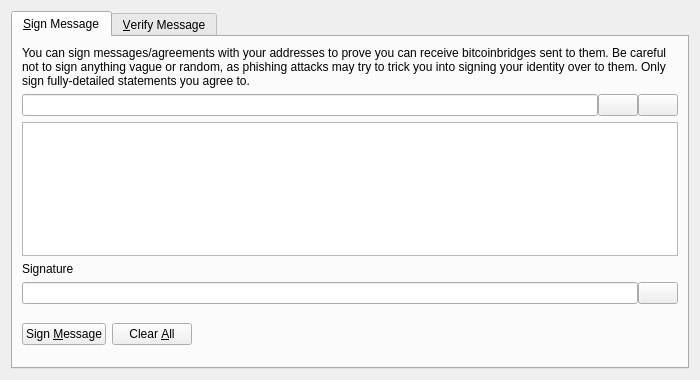
<?xml version="1.0" encoding="UTF-8"?>
<ui version="4.0">
 <class>SignVerifyMessageDialog</class>
 <widget class="QDialog" name="SignVerifyMessageDialog">
  <property name="geometry">
   <rect>
    <x>0</x>
    <y>0</y>
    <width>700</width>
    <height>380</height>
   </rect>
  </property>
  <property name="windowTitle">
   <string>Signatures - Sign / Verify a Message</string>
  </property>
  <property name="modal">
   <bool>true</bool>
  </property>
  <layout class="QVBoxLayout" name="verticalLayout">
   <item>
    <widget class="QTabWidget" name="tabWidget">
     <property name="currentIndex">
      <number>0</number>
     </property>
     <widget class="QWidget" name="tabSignMessage">
      <attribute name="title">
       <string>&amp;Sign Message</string>
      </attribute>
      <layout class="QVBoxLayout" name="verticalLayout_SM">
       <item>
        <widget class="QLabel" name="infoLabel_SM">
         <property name="text">
          <string>You can sign messages/agreements with your addresses to prove you can receive bitcoinbridges sent to them. Be careful not to sign anything vague or random, as phishing attacks may try to trick you into signing your identity over to them. Only sign fully-detailed statements you agree to.</string>
         </property>
         <property name="textFormat">
          <enum>Qt::PlainText</enum>
         </property>
         <property name="wordWrap">
          <bool>true</bool>
         </property>
        </widget>
       </item>
       <item>
        <layout class="QHBoxLayout" name="horizontalLayout_1_SM">
         <property name="spacing">
          <number>0</number>
         </property>
         <item>
          <widget class="QValidatedLineEdit" name="addressIn_SM">
           <property name="toolTip">
            <string>The BitcoinBridge address to sign the message with</string>
           </property>
          </widget>
         </item>
         <item>
          <widget class="QPushButton" name="addressBookButton_SM">
           <property name="toolTip">
            <string>Choose previously used address</string>
           </property>
           <property name="text">
            <string/>
           </property>
           <property name="icon">
            <iconset resource="../bitcoinbridge.qrc">
             <normaloff>:/icons/address-book</normaloff>:/icons/address-book</iconset>
           </property>
           <property name="shortcut">
            <string>Alt+A</string>
           </property>
           <property name="autoDefault">
            <bool>false</bool>
           </property>
          </widget>
         </item>
         <item>
          <widget class="QPushButton" name="pasteButton_SM">
           <property name="toolTip">
            <string>Paste address from clipboard</string>
           </property>
           <property name="text">
            <string/>
           </property>
           <property name="icon">
            <iconset resource="../bitcoinbridge.qrc">
             <normaloff>:/icons/editpaste</normaloff>:/icons/editpaste</iconset>
           </property>
           <property name="shortcut">
            <string>Alt+P</string>
           </property>
           <property name="autoDefault">
            <bool>false</bool>
           </property>
          </widget>
         </item>
        </layout>
       </item>
       <item>
        <widget class="QPlainTextEdit" name="messageIn_SM">
         <property name="toolTip">
          <string>Enter the message you want to sign here</string>
         </property>
        </widget>
       </item>
       <item>
        <widget class="QLabel" name="signatureLabel_SM">
         <property name="text">
          <string>Signature</string>
         </property>
         <property name="textFormat">
          <enum>Qt::PlainText</enum>
         </property>
        </widget>
       </item>
       <item>
        <layout class="QHBoxLayout" name="horizontalLayout_2_SM">
         <property name="spacing">
          <number>0</number>
         </property>
         <item>
          <widget class="QLineEdit" name="signatureOut_SM">
           <property name="font">
            <font>
             <italic>true</italic>
            </font>
           </property>
           <property name="readOnly">
            <bool>true</bool>
           </property>
          </widget>
         </item>
         <item>
          <widget class="QPushButton" name="copySignatureButton_SM">
           <property name="toolTip">
            <string>Copy the current signature to the system clipboard</string>
           </property>
           <property name="text">
            <string/>
           </property>
           <property name="icon">
            <iconset resource="../bitcoinbridge.qrc">
             <normaloff>:/icons/editcopy</normaloff>:/icons/editcopy</iconset>
           </property>
           <property name="autoDefault">
            <bool>false</bool>
           </property>
          </widget>
         </item>
        </layout>
       </item>
       <item>
        <layout class="QHBoxLayout" name="horizontalLayout_3_SM">
         <item>
          <widget class="QPushButton" name="signMessageButton_SM">
           <property name="toolTip">
            <string>Sign the message to prove you own this BitcoinBridge address</string>
           </property>
           <property name="text">
            <string>Sign &amp;Message</string>
           </property>
           <property name="icon">
            <iconset resource="../bitcoinbridge.qrc">
             <normaloff>:/icons/edit</normaloff>:/icons/edit</iconset>
           </property>
           <property name="autoDefault">
            <bool>false</bool>
           </property>
          </widget>
         </item>
         <item>
          <widget class="QPushButton" name="clearButton_SM">
           <property name="toolTip">
            <string>Reset all sign message fields</string>
           </property>
           <property name="text">
            <string>Clear &amp;All</string>
           </property>
           <property name="icon">
            <iconset resource="../bitcoinbridge.qrc">
             <normaloff>:/icons/remove</normaloff>:/icons/remove</iconset>
           </property>
           <property name="autoDefault">
            <bool>false</bool>
           </property>
          </widget>
         </item>
         <item>
          <spacer name="horizontalSpacer_1_SM">
           <property name="orientation">
            <enum>Qt::Horizontal</enum>
           </property>
           <property name="sizeHint" stdset="0">
            <size>
             <width>40</width>
             <height>48</height>
            </size>
           </property>
          </spacer>
         </item>
         <item>
          <widget class="QLabel" name="statusLabel_SM">
           <property name="font">
            <font>
             <weight>75</weight>
             <bold>true</bold>
            </font>
           </property>
           <property name="text">
            <string/>
           </property>
           <property name="wordWrap">
            <bool>true</bool>
           </property>
          </widget>
         </item>
         <item>
          <spacer name="horizontalSpacer_2_SM">
           <property name="orientation">
            <enum>Qt::Horizontal</enum>
           </property>
           <property name="sizeHint" stdset="0">
            <size>
             <width>40</width>
             <height>48</height>
            </size>
           </property>
          </spacer>
         </item>
        </layout>
       </item>
      </layout>
     </widget>
     <widget class="QWidget" name="tabVerifyMessage">
      <attribute name="title">
       <string>&amp;Verify Message</string>
      </attribute>
      <layout class="QVBoxLayout" name="verticalLayout_VM">
       <item>
        <widget class="QLabel" name="infoLabel_VM">
         <property name="text">
          <string>Enter the receiver's address, message (ensure you copy line breaks, spaces, tabs, etc. exactly) and signature below to verify the message. Be careful not to read more into the signature than what is in the signed message itself, to avoid being tricked by a man-in-the-middle attack. Note that this only proves the signing party receives with the address, it cannot prove sendership of any transaction!</string>
         </property>
         <property name="textFormat">
          <enum>Qt::PlainText</enum>
         </property>
         <property name="alignment">
          <set>Qt::AlignLeading|Qt::AlignLeft|Qt::AlignTop</set>
         </property>
         <property name="wordWrap">
          <bool>true</bool>
         </property>
        </widget>
       </item>
       <item>
        <layout class="QHBoxLayout" name="horizontalLayout_1_VM">
         <property name="spacing">
          <number>0</number>
         </property>
         <item>
          <widget class="QValidatedLineEdit" name="addressIn_VM">
           <property name="toolTip">
            <string>The BitcoinBridge address the message was signed with</string>
           </property>
          </widget>
         </item>
         <item>
          <widget class="QPushButton" name="addressBookButton_VM">
           <property name="toolTip">
            <string>Choose previously used address</string>
           </property>
           <property name="text">
            <string/>
           </property>
           <property name="icon">
            <iconset resource="../bitcoinbridge.qrc">
             <normaloff>:/icons/address-book</normaloff>:/icons/address-book</iconset>
           </property>
           <property name="shortcut">
            <string>Alt+A</string>
           </property>
           <property name="autoDefault">
            <bool>false</bool>
           </property>
          </widget>
         </item>
        </layout>
       </item>
       <item>
        <widget class="QPlainTextEdit" name="messageIn_VM"/>
       </item>
       <item>
        <widget class="QValidatedLineEdit" name="signatureIn_VM"/>
       </item>
       <item>
        <layout class="QHBoxLayout" name="horizontalLayout_2_VM">
         <item>
          <widget class="QPushButton" name="verifyMessageButton_VM">
           <property name="toolTip">
            <string>Verify the message to ensure it was signed with the specified BitcoinBridge address</string>
           </property>
           <property name="text">
            <string>Verify &amp;Message</string>
           </property>
           <property name="icon">
            <iconset resource="../bitcoinbridge.qrc">
             <normaloff>:/icons/transaction_0</normaloff>:/icons/transaction_0</iconset>
           </property>
           <property name="autoDefault">
            <bool>false</bool>
           </property>
          </widget>
         </item>
         <item>
          <widget class="QPushButton" name="clearButton_VM">
           <property name="toolTip">
            <string>Reset all verify message fields</string>
           </property>
           <property name="text">
            <string>Clear &amp;All</string>
           </property>
           <property name="icon">
            <iconset resource="../bitcoinbridge.qrc">
             <normaloff>:/icons/remove</normaloff>:/icons/remove</iconset>
           </property>
           <property name="autoDefault">
            <bool>false</bool>
           </property>
          </widget>
         </item>
         <item>
          <spacer name="horizontalSpacer_1_VM">
           <property name="orientation">
            <enum>Qt::Horizontal</enum>
           </property>
           <property name="sizeHint" stdset="0">
            <size>
             <width>40</width>
             <height>48</height>
            </size>
           </property>
          </spacer>
         </item>
         <item>
          <widget class="QLabel" name="statusLabel_VM">
           <property name="font">
            <font>
             <weight>75</weight>
             <bold>true</bold>
            </font>
           </property>
           <property name="text">
            <string/>
           </property>
           <property name="wordWrap">
            <bool>true</bool>
           </property>
          </widget>
         </item>
         <item>
          <spacer name="horizontalSpacer_2_VM">
           <property name="orientation">
            <enum>Qt::Horizontal</enum>
           </property>
           <property name="sizeHint" stdset="0">
            <size>
             <width>40</width>
             <height>48</height>
            </size>
           </property>
          </spacer>
         </item>
        </layout>
       </item>
      </layout>
     </widget>
    </widget>
   </item>
  </layout>
 </widget>
 <customwidgets>
  <customwidget>
   <class>QValidatedLineEdit</class>
   <extends>QLineEdit</extends>
   <header>qvalidatedlineedit.h</header>
  </customwidget>
 </customwidgets>
 <resources>
  <include location="../bitcoinbridge.qrc"/>
 </resources>
 <connections/>
</ui>
